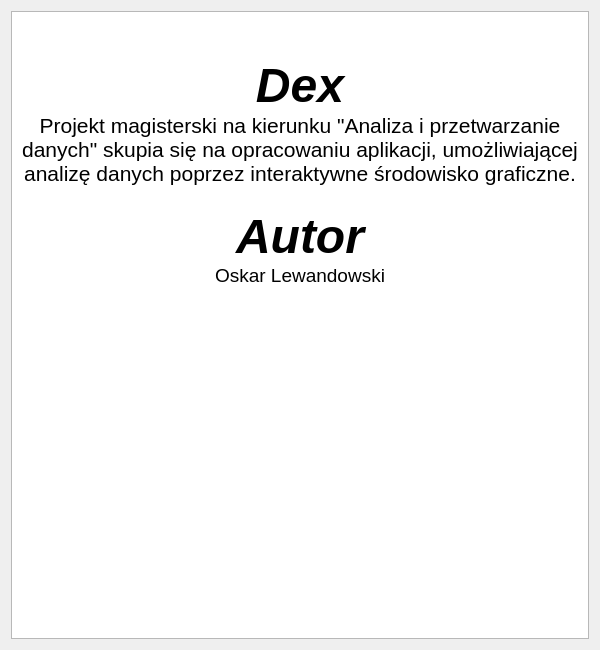
<?xml version="1.0" encoding="UTF-8"?>
<ui version="4.0">
 <class>Dialog_About_App</class>
 <widget class="QDialog" name="Dialog_About_App">
  <property name="windowModality">
   <enum>Qt::ApplicationModal</enum>
  </property>
  <property name="geometry">
   <rect>
    <x>0</x>
    <y>0</y>
    <width>600</width>
    <height>650</height>
   </rect>
  </property>
  <property name="minimumSize">
   <size>
    <width>600</width>
    <height>650</height>
   </size>
  </property>
  <property name="windowTitle">
   <string>O programie</string>
  </property>
  <layout class="QHBoxLayout" name="horizontalLayout">
   <item>
    <widget class="QTextEdit" name="textEdit_Board">
     <property name="enabled">
      <bool>true</bool>
     </property>
     <property name="minimumSize">
      <size>
       <width>0</width>
       <height>0</height>
      </size>
     </property>
     <property name="readOnly">
      <bool>true</bool>
     </property>
     <property name="html">
      <string>&lt;!DOCTYPE HTML PUBLIC &quot;-//W3C//DTD HTML 4.0//EN&quot; &quot;http://www.w3.org/TR/REC-html40/strict.dtd&quot;&gt;
&lt;html&gt;&lt;head&gt;&lt;meta name=&quot;qrichtext&quot; content=&quot;1&quot; /&gt;&lt;meta charset=&quot;utf-8&quot; /&gt;&lt;style type=&quot;text/css&quot;&gt;
p, li { white-space: pre-wrap; }
hr { height: 1px; border-width: 0; }
li.unchecked::marker { content: &quot;\2610&quot;; }
li.checked::marker { content: &quot;\2612&quot;; }
&lt;/style&gt;&lt;/head&gt;&lt;body style=&quot; font-family:'Segoe UI'; font-size:9pt; font-weight:400; font-style:normal;&quot;&gt;
&lt;p align=&quot;center&quot; style=&quot; margin-top:0px; margin-bottom:0px; margin-left:0px; margin-right:0px; -qt-block-indent:0; text-indent:0px;&quot;&gt;	&lt;/p&gt;
&lt;p align=&quot;center&quot; style=&quot; margin-top:0px; margin-bottom:0px; margin-left:0px; margin-right:0px; -qt-block-indent:0; text-indent:0px;&quot;&gt;&lt;img src=&quot;:/images/app-icon/dex-icon-192x192.png&quot; /&gt;&lt;/p&gt;
&lt;p align=&quot;center&quot; style=&quot;-qt-paragraph-type:empty; margin-top:0px; margin-bottom:0px; margin-left:0px; margin-right:0px; -qt-block-indent:0; text-indent:0px;&quot;&gt;&lt;br /&gt;&lt;/p&gt;
&lt;p align=&quot;center&quot; style=&quot; margin-top:0px; margin-bottom:0px; margin-left:0px; margin-right:0px; -qt-block-indent:0; text-indent:0px;&quot;&gt;&lt;span style=&quot; font-size:36pt; font-weight:700; font-style:italic;&quot;&gt;Dex&lt;/span&gt;&lt;/p&gt;
&lt;p align=&quot;center&quot; style=&quot; margin-top:0px; margin-bottom:0px; margin-left:0px; margin-right:0px; -qt-block-indent:0; text-indent:0px;&quot;&gt;&lt;span style=&quot; font-size:16pt;&quot;&gt;Projekt magisterski na kierunku &amp;quot;Analiza i przetwarzanie danych&amp;quot; skupia się na opracowaniu aplikacji, umożliwiającej analizę danych poprzez interaktywne środowisko graficzne.&lt;/span&gt;&lt;/p&gt;
&lt;p align=&quot;center&quot; style=&quot;-qt-paragraph-type:empty; margin-top:0px; margin-bottom:0px; margin-left:0px; margin-right:0px; -qt-block-indent:0; text-indent:0px; font-size:14pt;&quot;&gt;&lt;br /&gt;&lt;/p&gt;
&lt;p align=&quot;center&quot; style=&quot; margin-top:0px; margin-bottom:0px; margin-left:0px; margin-right:0px; -qt-block-indent:0; text-indent:0px;&quot;&gt;&lt;span style=&quot; font-size:36pt; font-weight:700; font-style:italic;&quot;&gt;Autor&lt;/span&gt;&lt;/p&gt;
&lt;p align=&quot;center&quot; style=&quot; margin-top:0px; margin-bottom:0px; margin-left:0px; margin-right:0px; -qt-block-indent:0; text-indent:0px;&quot;&gt;&lt;span style=&quot; font-size:14pt;&quot;&gt;Oskar Lewandowski&lt;/span&gt;&lt;/p&gt;&lt;/body&gt;&lt;/html&gt;</string>
     </property>
    </widget>
   </item>
  </layout>
 </widget>
 <resources>
  <include location="../../images/app-icon/app-icon.qrc"/>
 </resources>
 <connections/>
</ui>
